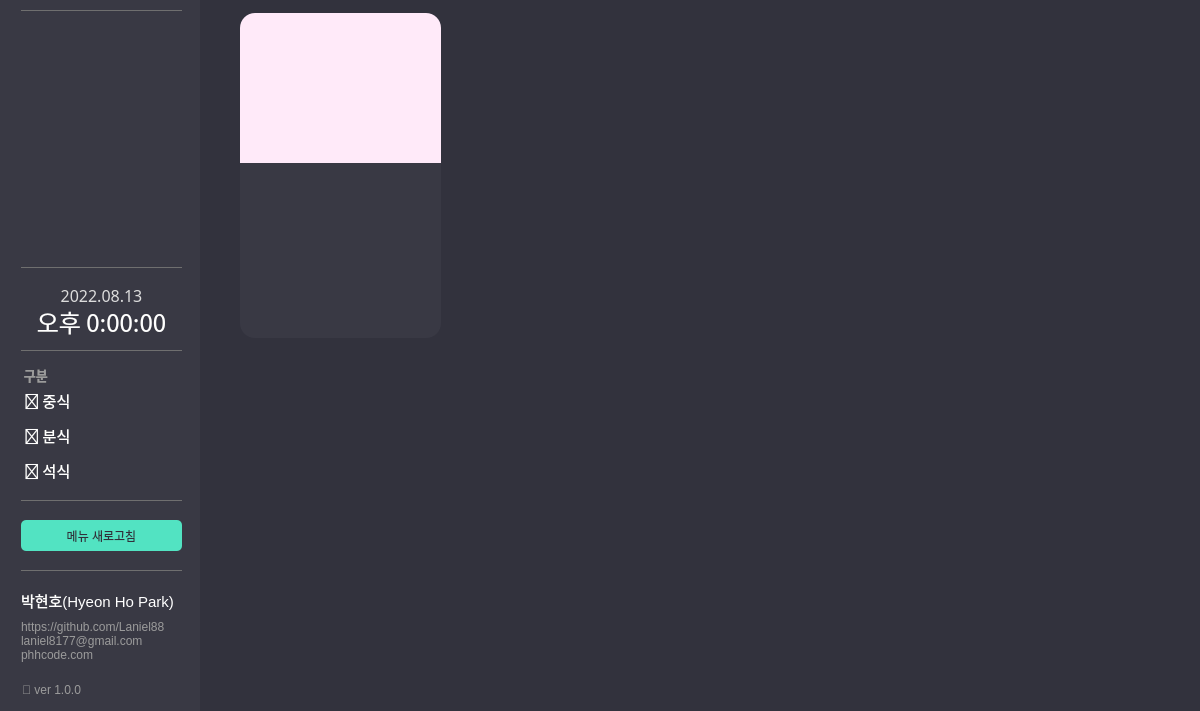
<?xml version="1.0" encoding="UTF-8"?>
<ui version="4.0">
 <class>MainWindow</class>
 <widget class="QMainWindow" name="MainWindow">
  <property name="geometry">
   <rect>
    <x>0</x>
    <y>0</y>
    <width>1200</width>
    <height>711</height>
   </rect>
  </property>
  <property name="sizePolicy">
   <sizepolicy hsizetype="MinimumExpanding" vsizetype="MinimumExpanding">
    <horstretch>0</horstretch>
    <verstretch>0</verstretch>
   </sizepolicy>
  </property>
  <property name="windowTitle">
   <string>MainWindow</string>
  </property>
  <property name="autoFillBackground">
   <bool>false</bool>
  </property>
  <property name="styleSheet">
   <string notr="true">background-color: rgb(50, 50, 61);</string>
  </property>
  <widget class="QWidget" name="centralwidget">
   <widget class="QGroupBox" name="menuBar">
    <property name="geometry">
     <rect>
      <x>0</x>
      <y>0</y>
      <width>200</width>
      <height>711</height>
     </rect>
    </property>
    <property name="sizePolicy">
     <sizepolicy hsizetype="Preferred" vsizetype="MinimumExpanding">
      <horstretch>0</horstretch>
      <verstretch>0</verstretch>
     </sizepolicy>
    </property>
    <property name="autoFillBackground">
     <bool>false</bool>
    </property>
    <property name="styleSheet">
     <string notr="true">border: none;
background-color: rgb(57, 57, 68);</string>
    </property>
    <property name="title">
     <string/>
    </property>
    <widget class="QLabel" name="mb_logoLabel">
     <property name="geometry">
      <rect>
       <x>11</x>
       <y>24</y>
       <width>181</width>
       <height>232</height>
      </rect>
     </property>
     <property name="text">
      <string/>
     </property>
    </widget>
    <widget class="Line" name="mb_hLine1">
     <property name="geometry">
      <rect>
       <x>21</x>
       <y>267</y>
       <width>161</width>
       <height>1</height>
      </rect>
     </property>
     <property name="sizePolicy">
      <sizepolicy hsizetype="Expanding" vsizetype="Maximum">
       <horstretch>0</horstretch>
       <verstretch>0</verstretch>
      </sizepolicy>
     </property>
     <property name="styleSheet">
      <string notr="true">background-color: rgb(111, 111, 111);</string>
     </property>
     <property name="orientation">
      <enum>Qt::Horizontal</enum>
     </property>
    </widget>
    <widget class="Line" name="mb_hLine0">
     <property name="geometry">
      <rect>
       <x>21</x>
       <y>10</y>
       <width>161</width>
       <height>1</height>
      </rect>
     </property>
     <property name="sizePolicy">
      <sizepolicy hsizetype="Expanding" vsizetype="Maximum">
       <horstretch>0</horstretch>
       <verstretch>0</verstretch>
      </sizepolicy>
     </property>
     <property name="styleSheet">
      <string notr="true">background-color: rgb(111, 111, 111);</string>
     </property>
     <property name="orientation">
      <enum>Qt::Horizontal</enum>
     </property>
    </widget>
    <widget class="QGroupBox" name="buttonByMeal">
     <property name="geometry">
      <rect>
       <x>21</x>
       <y>355</y>
       <width>161</width>
       <height>141</height>
      </rect>
     </property>
     <property name="title">
      <string/>
     </property>
     <widget class="QPushButton" name="buttonA">
      <property name="geometry">
       <rect>
        <x>0</x>
        <y>30</y>
        <width>161</width>
        <height>31</height>
       </rect>
      </property>
      <property name="font">
       <font>
        <family>Agency FB</family>
        <pointsize>11</pointsize>
        <weight>50</weight>
        <bold>false</bold>
       </font>
      </property>
      <property name="cursor">
       <cursorShape>PointingHandCursor</cursorShape>
      </property>
      <property name="styleSheet">
       <string notr="true">QPushButton{
	border: none;
	border-radius: 4px;
	color: rgb(255, 255, 255);
	text-align: left;
}
QPushButton::hover{
	
	background-color: rgb(77, 80, 95);
	color: rgb(82, 226, 194);
	
}</string>
      </property>
      <property name="text">
       <string> 🍱 중식</string>
      </property>
     </widget>
     <widget class="QPushButton" name="buttonB">
      <property name="geometry">
       <rect>
        <x>0</x>
        <y>65</y>
        <width>161</width>
        <height>31</height>
       </rect>
      </property>
      <property name="font">
       <font>
        <family>Agency FB</family>
        <pointsize>11</pointsize>
        <weight>50</weight>
        <bold>false</bold>
       </font>
      </property>
      <property name="cursor">
       <cursorShape>PointingHandCursor</cursorShape>
      </property>
      <property name="styleSheet">
       <string notr="true">QPushButton{
	border: none;
	border-radius: 4px;
	color: rgb(255, 255, 255);
	text-align: left;
}
QPushButton::hover{
	background-color: rgb(77, 80, 95);
	color: rgb(82, 226, 194);
	
}</string>
      </property>
      <property name="text">
       <string> 🍙 분식</string>
      </property>
     </widget>
     <widget class="QPushButton" name="buttonC">
      <property name="geometry">
       <rect>
        <x>0</x>
        <y>100</y>
        <width>161</width>
        <height>31</height>
       </rect>
      </property>
      <property name="font">
       <font>
        <family>Agency FB</family>
        <pointsize>11</pointsize>
        <weight>50</weight>
        <bold>false</bold>
       </font>
      </property>
      <property name="cursor">
       <cursorShape>PointingHandCursor</cursorShape>
      </property>
      <property name="styleSheet">
       <string notr="true">QPushButton{
	border: none;
	border-radius: 4px;
	color: rgb(255, 255, 255);
	text-align: left;
}
QPushButton::hover{
	
	background-color: rgb(77, 80, 95);
	color: rgb(82, 226, 194);
	
}</string>
      </property>
      <property name="text">
       <string> 🍛 석식</string>
      </property>
     </widget>
     <widget class="QLabel" name="buttonInfoLabel">
      <property name="geometry">
       <rect>
        <x>0</x>
        <y>12</y>
        <width>161</width>
        <height>16</height>
       </rect>
      </property>
      <property name="font">
       <font>
        <family>Agency FB</family>
        <pointsize>10</pointsize>
        <weight>75</weight>
        <bold>true</bold>
       </font>
      </property>
      <property name="styleSheet">
       <string notr="true">color: rgb(155, 155, 155);</string>
      </property>
      <property name="text">
       <string> 구분</string>
      </property>
     </widget>
    </widget>
    <widget class="QLabel" name="timeLabel_Date">
     <property name="geometry">
      <rect>
       <x>21</x>
       <y>285</y>
       <width>161</width>
       <height>21</height>
      </rect>
     </property>
     <property name="font">
      <font>
       <family>Agency FB</family>
       <pointsize>12</pointsize>
      </font>
     </property>
     <property name="styleSheet">
      <string notr="true">color: rgb(220, 220, 220);</string>
     </property>
     <property name="text">
      <string>2022.08.13</string>
     </property>
     <property name="alignment">
      <set>Qt::AlignCenter</set>
     </property>
    </widget>
    <widget class="Line" name="mb_hLine2">
     <property name="geometry">
      <rect>
       <x>21</x>
       <y>350</y>
       <width>161</width>
       <height>1</height>
      </rect>
     </property>
     <property name="sizePolicy">
      <sizepolicy hsizetype="Expanding" vsizetype="Maximum">
       <horstretch>0</horstretch>
       <verstretch>0</verstretch>
      </sizepolicy>
     </property>
     <property name="styleSheet">
      <string notr="true">background-color: rgb(111, 111, 111);</string>
     </property>
     <property name="orientation">
      <enum>Qt::Horizontal</enum>
     </property>
    </widget>
    <widget class="QLabel" name="timeLabel_Time">
     <property name="geometry">
      <rect>
       <x>21</x>
       <y>306</y>
       <width>161</width>
       <height>31</height>
      </rect>
     </property>
     <property name="font">
      <font>
       <family>Agency FB</family>
       <pointsize>18</pointsize>
      </font>
     </property>
     <property name="styleSheet">
      <string notr="true">color: rgb(255, 255, 255);</string>
     </property>
     <property name="text">
      <string>오후 0:00:00</string>
     </property>
     <property name="alignment">
      <set>Qt::AlignCenter</set>
     </property>
    </widget>
    <widget class="Line" name="mb_hLine3">
     <property name="geometry">
      <rect>
       <x>21</x>
       <y>500</y>
       <width>161</width>
       <height>1</height>
      </rect>
     </property>
     <property name="sizePolicy">
      <sizepolicy hsizetype="Expanding" vsizetype="Maximum">
       <horstretch>0</horstretch>
       <verstretch>0</verstretch>
      </sizepolicy>
     </property>
     <property name="styleSheet">
      <string notr="true">background-color: rgb(111, 111, 111);</string>
     </property>
     <property name="orientation">
      <enum>Qt::Horizontal</enum>
     </property>
    </widget>
    <widget class="QPushButton" name="refreshButton">
     <property name="geometry">
      <rect>
       <x>21</x>
       <y>520</y>
       <width>161</width>
       <height>31</height>
      </rect>
     </property>
     <property name="cursor">
      <cursorShape>PointingHandCursor</cursorShape>
     </property>
     <property name="styleSheet">
      <string notr="true">QPushButton{
	border-radius: 5px;
	background-color: rgb(82, 227, 194);
	
	color: rgb(50, 47, 59);
}

QPushButton::hover{
	border: 3px solid black;
	border-color: rgb(82, 226, 194);
	background-color: rgb(50, 50, 61);
	color:rgb(255, 255, 255);
	
}</string>
     </property>
     <property name="text">
      <string>메뉴 새로고침</string>
     </property>
    </widget>
    <widget class="QLabel" name="Info_InfoLabel">
     <property name="geometry">
      <rect>
       <x>21</x>
       <y>610</y>
       <width>161</width>
       <height>61</height>
      </rect>
     </property>
     <property name="font">
      <font>
       <family>Arial</family>
      </font>
     </property>
     <property name="styleSheet">
      <string notr="true">color:rgb(155, 155, 155);
background-color: None;</string>
     </property>
     <property name="text">
      <string>https://github.com/Laniel88
laniel8177@gmail.com
phhcode.com</string>
     </property>
    </widget>
    <widget class="QLabel" name="Info_NameLabel">
     <property name="geometry">
      <rect>
       <x>21</x>
       <y>585</y>
       <width>161</width>
       <height>31</height>
      </rect>
     </property>
     <property name="font">
      <font>
       <family>Arial</family>
       <pointsize>11</pointsize>
      </font>
     </property>
     <property name="styleSheet">
      <string notr="true">color: rgb(255,255,255);</string>
     </property>
     <property name="text">
      <string>박현호(Hyeon Ho Park)</string>
     </property>
    </widget>
    <widget class="Line" name="mb_hLine4">
     <property name="geometry">
      <rect>
       <x>21</x>
       <y>570</y>
       <width>161</width>
       <height>1</height>
      </rect>
     </property>
     <property name="sizePolicy">
      <sizepolicy hsizetype="Expanding" vsizetype="Maximum">
       <horstretch>0</horstretch>
       <verstretch>0</verstretch>
      </sizepolicy>
     </property>
     <property name="styleSheet">
      <string notr="true">background-color: rgb(111, 111, 111);</string>
     </property>
     <property name="orientation">
      <enum>Qt::Horizontal</enum>
     </property>
    </widget>
    <widget class="QLabel" name="versionLabel">
     <property name="geometry">
      <rect>
       <x>22</x>
       <y>680</y>
       <width>81</width>
       <height>20</height>
      </rect>
     </property>
     <property name="font">
      <font>
       <family>Arial</family>
      </font>
     </property>
     <property name="styleSheet">
      <string notr="true">color:rgb(155, 155, 155);</string>
     </property>
     <property name="text">
      <string>💾 ver 1.0.0</string>
     </property>
    </widget>
    <zorder>mb_logoLabel</zorder>
    <zorder>mb_hLine1</zorder>
    <zorder>mb_hLine0</zorder>
    <zorder>buttonByMeal</zorder>
    <zorder>timeLabel_Date</zorder>
    <zorder>mb_hLine2</zorder>
    <zorder>timeLabel_Time</zorder>
    <zorder>mb_hLine3</zorder>
    <zorder>refreshButton</zorder>
    <zorder>Info_NameLabel</zorder>
    <zorder>mb_hLine4</zorder>
    <zorder>Info_InfoLabel</zorder>
    <zorder>versionLabel</zorder>
   </widget>
   <widget class="QGroupBox" name="mainGroup">
    <property name="geometry">
     <rect>
      <x>200</x>
      <y>0</y>
      <width>1000</width>
      <height>711</height>
     </rect>
    </property>
    <property name="styleSheet">
     <string notr="true">border:none;
</string>
    </property>
    <property name="title">
     <string/>
    </property>
    <widget class="QLabel" name="refreshGif">
     <property name="geometry">
      <rect>
       <x>467</x>
       <y>329</y>
       <width>70</width>
       <height>70</height>
      </rect>
     </property>
     <property name="text">
      <string/>
     </property>
    </widget>
    <widget class="QGroupBox" name="listOfMenuGroup1">
     <property name="geometry">
      <rect>
       <x>40</x>
       <y>13</y>
       <width>201</width>
       <height>325</height>
      </rect>
     </property>
     <property name="styleSheet">
      <string notr="true">background-color: rgb(57, 57, 68);
border-radius: 15px;
</string>
     </property>
     <property name="title">
      <string/>
     </property>
     <widget class="QLabel" name="menuImage_1">
      <property name="geometry">
       <rect>
        <x>0</x>
        <y>0</y>
        <width>201</width>
        <height>150</height>
       </rect>
      </property>
      <property name="styleSheet">
       <string notr="true">background-color: rgb(255, 234, 249);
border-radius: 0px;
border-top-left-radius :15px;
border-top-right-radius : 15px;</string>
      </property>
      <property name="text">
       <string/>
      </property>
     </widget>
    </widget>
   </widget>
  </widget>
 </widget>
 <resources/>
 <connections/>
</ui>
